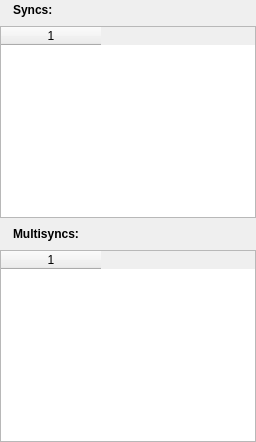
      <widget class="QWidget" name="page_7">
       <layout class="QVBoxLayout">
        <property name="margin">
         <number>0</number>
        </property>
        <item>
         <layout class="QVBoxLayout">
          <item>
           <layout class="QGridLayout">
            <item row="0" column="1">
             <widget class="QLabel" name="label_21">
              <property name="text">
               <string>&lt;b&gt;Syncs:&lt;/b&gt;</string>
              </property>
             </widget>
            </item>
            <item row="0" column="2">
             <spacer>
              <property name="orientation">
               <enum>Qt::Horizontal</enum>
              </property>
              <property name="sizeHint" stdset="0">
               <size>
                <width>40</width>
                <height>20</height>
               </size>
              </property>
             </spacer>
            </item>
            <item row="0" column="0">
             <widget class="QLabel" name="label_24">
              <property name="pixmap">
               <pixmap resource="../resources.qrc">:/new/prefix1/images/Synkron16.png</pixmap>
              </property>
             </widget>
            </item>
           </layout>
          </item>
          <item>
           <widget class="QTableWidget" name="syncs_syncview">
            <property name="statusTip">
             <string>List of syncs</string>
            </property>
            <property name="columnCount">
             <number>1</number>
            </property>
            <column/>
           </widget>
          </item>
         </layout>
        </item>
        <item>
         <layout class="QVBoxLayout">
          <item>
           <layout class="QHBoxLayout">
            <item>
             <widget class="QLabel" name="label_23">
              <property name="pixmap">
               <pixmap resource="../resources.qrc">:/new/prefix1/images/multisync_16.png</pixmap>
              </property>
             </widget>
            </item>
            <item>
             <widget class="QLabel" name="label_22">
              <property name="text">
               <string>&lt;b&gt;Multisyncs:&lt;/b&gt;</string>
              </property>
             </widget>
            </item>
            <item>
             <spacer>
              <property name="orientation">
               <enum>Qt::Horizontal</enum>
              </property>
              <property name="sizeHint" stdset="0">
               <size>
                <width>40</width>
                <height>20</height>
               </size>
              </property>
             </spacer>
            </item>
           </layout>
          </item>
          <item>
           <widget class="QTableWidget" name="multisyncs_syncview">
            <property name="statusTip">
             <string>List of multisyncs</string>
            </property>
            <property name="columnCount">
             <number>1</number>
            </property>
            <column/>
           </widget>
          </item>
         </layout>
        </item>
       </layout>
      </widget>
